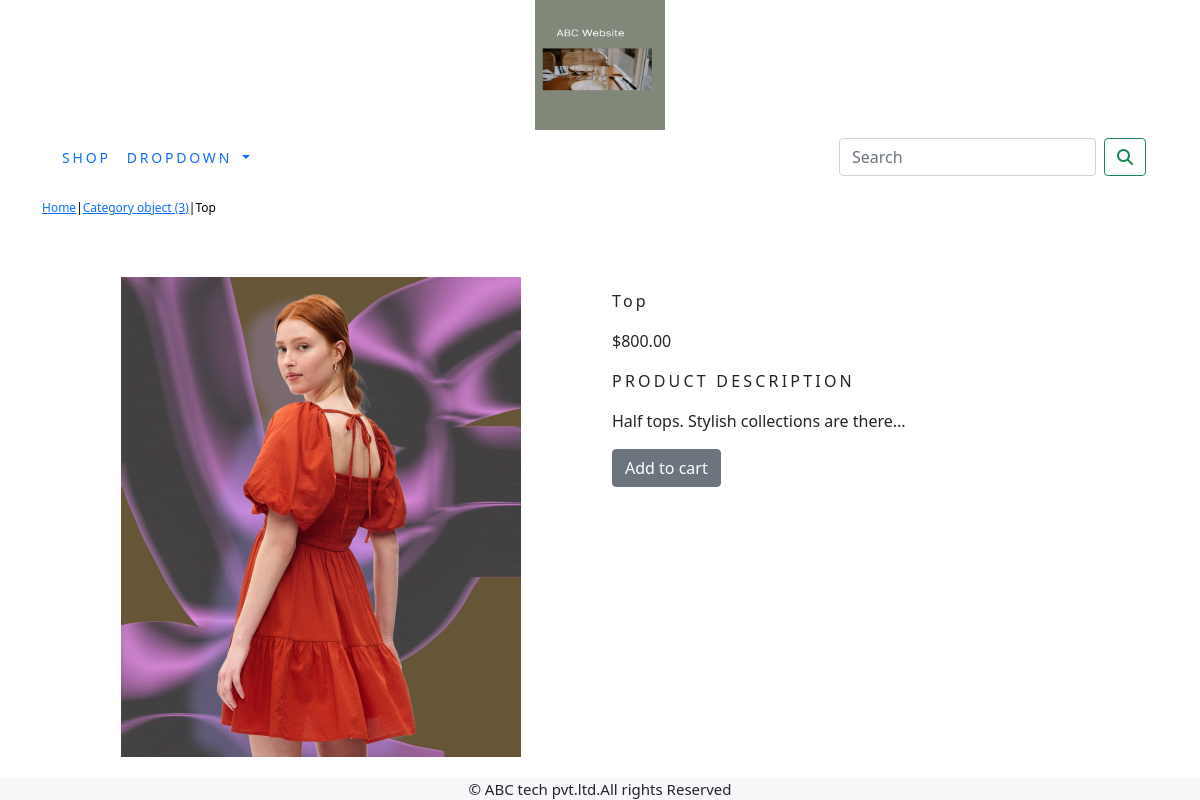
The page /shop/dress/top/ on the database its author committed.
### shop/models.py (models this page shows, shortened)
class Product(models.Model):
    name = models.CharField(max_length=250, unique=True)
    slug = models.SlugField(max_length=250, unique=True)
    description = models.TextField(blank=True)
    price=models.DecimalField(max_digits=10,decimal_places=2)
    category=models.ForeignKey(Category, on_delete=models.CASCADE)
    image=models.ImageField(upload_to='product',blank=True)
    stock=models.IntegerField()
    available=models.BooleanField(default=True)
    created=models.DateTimeField(auto_now_add=True)
    updated=models.DateTimeField(auto_now=True)
    class Meta:
        ordering = ('name',)
        verbose_name = 'product'
        verbose_name_plural = 'products'

class Category(models.Model):
    name = models.CharField(max_length=250,unique=True)
    slug = models.SlugField(max_length=250,unique=True)
    description = models.TextField(blank=True)
    image = models.ImageField(upload_to='category',blank=True)
    def get_url(self):
        return reverse('shop:products_by_category', args=[self.slug])
    class Meta:
        ordering = ('name',)
        verbose_name = 'category'
        verbose_name_plural = 'categories'

### shop/views.py (the view)
# urls.py: path('<slug:c_slug>/<slug:product_slug>/', views.proDetail, name='prodCatdetail'),
def proDetail(request,c_slug,product_slug):
    try:
        product = Product.objects.get(category__slug=c_slug,slug=product_slug)
    except Exception as e:
        raise e
    return render(request,'product.html',{'product': product})

### cart/context_processors.py (called while the page is built)
def counter(request):
    item_count =0
    if 'admin' in request.path:
        return{}
    else:
        try:
            cart = Cart.objects.filter(cart_id=_cart_id(request))
            cart_items = CartItem.objects.all().filter(cart=cart[:1])
            for cart_item in cart_items:
                item_count += cart_item.quantity
        except Cart.DoesNotExist:
            item_count =0
    return dict(item_count=item_count)

### cart/views.py (called while the page is built)
def _cart_id(request):
    cart = request.session.session_key
    if not cart:
        cart = request.session.create()
    return cart

### shop/context_processors.py (called while the page is built)
def menu_links(request):
    links=Category.objects.all()
    return dict(links=links)

### template/product.html (shortened to what this page needs)
{% extends 'base.html' %}
{% load static %}
{% block content %}
<div class="row my_prod_row_class">
    <div class="mx-auto">
        <p><a href="{% url 'shop:allProdCat' %}">Home</a>|<a href="{{product.category.get_url}}">{{product.category}}</a>|{{product.name}}</p>
    </div>
</div>
<div class="container">
<br>
<div class="row">
    <div class="col-12 cpl-sm-12 col-md-12 col-lg-6  text-center">
        <div style="min-width:18rem;">
            <img src="{{product.image.url}}" alt="{{product.name}}">
        </div>
    </div>
        <div class="col-12 col-sm-12 col-md-12 col-lg-6">
            <div>
            <h1 class="my_prod_title">{{product.name}}</h1>
            <p>${{product.price}}</p>
            <p class="my_title">Product Description</p>
            <p class="text_justify my_prod_text">{{product.description}}</p>
            {% if product.stock <= 0 %}
            <p class="text-justify my_prod_text"><b>Out of stock</b></p>
            {% else %}
            <a class="btn btn-secondary" href="{% url 'cart:add_cart' product.id %}">Add to cart</a>
            {% endif %}
            </div>
        </div>
</div>
</div>
{% endblock %}

### static/css/custom.css (style rules this page uses)
body { font-family: 'Oswald', sans-serif; }
.my_title { font-size:16px; text-transform:uppercase; letter-spacing:.2em; }
.my_prod_row_class { padding-top:15px; padding-bottom:20px; }
.my_prod_row_class .mx-auto { color:#000; font-size:12px; text-decoration:none }
.my_prod_title { font-size:16px; test-transform:uppercase; letter-spacing:.2em; padding-top:15px; padding-bottom:10px; }
.my_prod_text { padding-right:20px; }

### rows shown on the page
Product: category "Category object (3)", name "Top", image (picture), price "800.00", description "Half tops. Stylish collections are there..."
